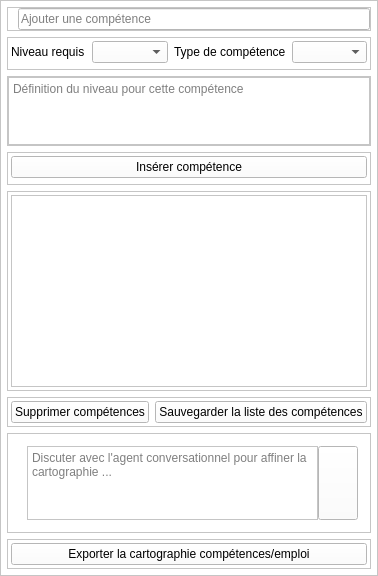
               <widget class="QFrame" name="frame_4">
                <property name="styleSheet">
                 <string notr="true">background-color: white;</string>
                </property>
                <property name="frameShape">
                 <enum>QFrame::Shape::StyledPanel</enum>
                </property>
                <property name="frameShadow">
                 <enum>QFrame::Shadow::Raised</enum>
                </property>
                <layout class="QVBoxLayout" name="verticalLayout_5">
                 <property name="spacing">
                  <number>6</number>
                 </property>
                 <property name="leftMargin">
                  <number>6</number>
                 </property>
                 <property name="topMargin">
                  <number>6</number>
                 </property>
                 <property name="rightMargin">
                  <number>6</number>
                 </property>
                 <property name="bottomMargin">
                  <number>6</number>
                 </property>
                 <item>
                  <widget class="QFrame" name="frame_8">
                   <property name="frameShape">
                    <enum>QFrame::Shape::StyledPanel</enum>
                   </property>
                   <property name="frameShadow">
                    <enum>QFrame::Shadow::Raised</enum>
                   </property>
                   <layout class="QHBoxLayout" name="horizontalLayout_12">
                    <property name="spacing">
                     <number>3</number>
                    </property>
                    <property name="leftMargin">
                     <number>0</number>
                    </property>
                    <property name="topMargin">
                     <number>0</number>
                    </property>
                    <property name="rightMargin">
                     <number>0</number>
                    </property>
                    <property name="bottomMargin">
                     <number>0</number>
                    </property>
                    <item>
                     <widget class="QLabel" name="label_8">
                      <property name="maximumSize">
                       <size>
                        <width>30</width>
                        <height>30</height>
                       </size>
                      </property>
                      <property name="text">
                       <string/>
                      </property>
                      <property name="pixmap">
                       <pixmap resource="../resources/icon/resources.qrc">:/icon/search.ico</pixmap>
                      </property>
                      <property name="scaledContents">
                       <bool>true</bool>
                      </property>
                     </widget>
                    </item>
                    <item>
                     <widget class="QLineEdit" name="input_competence">
                      <property name="placeholderText">
                       <string>Ajouter une compétence</string>
                      </property>
                     </widget>
                    </item>
                   </layout>
                  </widget>
                 </item>
                 <item>
                  <widget class="QFrame" name="frame_10">
                   <property name="frameShape">
                    <enum>QFrame::Shape::StyledPanel</enum>
                   </property>
                   <property name="frameShadow">
                    <enum>QFrame::Shadow::Raised</enum>
                   </property>
                   <layout class="QHBoxLayout" name="horizontalLayout_11">
                    <property name="leftMargin">
                     <number>3</number>
                    </property>
                    <property name="topMargin">
                     <number>3</number>
                    </property>
                    <property name="rightMargin">
                     <number>3</number>
                    </property>
                    <property name="bottomMargin">
                     <number>6</number>
                    </property>
                    <item>
                     <widget class="QLabel" name="label_9">
                      <property name="text">
                       <string>Niveau requis</string>
                      </property>
                     </widget>
                    </item>
                    <item>
                     <widget class="QComboBox" name="combo_niveau_requis"/>
                    </item>
                    <item>
                     <widget class="QLabel" name="label_10">
                      <property name="text">
                       <string>Type de compétence</string>
                      </property>
                     </widget>
                    </item>
                    <item>
                     <widget class="QComboBox" name="combo_type_competence"/>
                    </item>
                   </layout>
                  </widget>
                 </item>
                 <item>
                  <widget class="QFrame" name="frame_6">
                   <property name="maximumSize">
                    <size>
                     <width>16777215</width>
                     <height>70</height>
                    </size>
                   </property>
                   <property name="frameShape">
                    <enum>QFrame::Shape::StyledPanel</enum>
                   </property>
                   <property name="frameShadow">
                    <enum>QFrame::Shadow::Raised</enum>
                   </property>
                   <layout class="QVBoxLayout" name="verticalLayout_31">
                    <property name="spacing">
                     <number>6</number>
                    </property>
                    <property name="leftMargin">
                     <number>0</number>
                    </property>
                    <property name="topMargin">
                     <number>0</number>
                    </property>
                    <property name="rightMargin">
                     <number>0</number>
                    </property>
                    <property name="bottomMargin">
                     <number>0</number>
                    </property>
                    <item>
                     <widget class="QTextEdit" name="input_definition_niveau_competence">
                      <property name="maximumSize">
                       <size>
                        <width>16777215</width>
                        <height>16777215</height>
                       </size>
                      </property>
                      <property name="placeholderText">
                       <string>Définition du niveau pour cette compétence</string>
                      </property>
                     </widget>
                    </item>
                   </layout>
                  </widget>
                 </item>
                 <item>
                  <widget class="QFrame" name="frame_9">
                   <property name="frameShape">
                    <enum>QFrame::Shape::StyledPanel</enum>
                   </property>
                   <property name="frameShadow">
                    <enum>QFrame::Shadow::Raised</enum>
                   </property>
                   <layout class="QVBoxLayout" name="verticalLayout_7">
                    <property name="spacing">
                     <number>2</number>
                    </property>
                    <property name="leftMargin">
                     <number>3</number>
                    </property>
                    <property name="topMargin">
                     <number>3</number>
                    </property>
                    <property name="rightMargin">
                     <number>3</number>
                    </property>
                    <property name="bottomMargin">
                     <number>6</number>
                    </property>
                    <item>
                     <widget class="QPushButton" name="btn_ajouter_competence">
                      <property name="sizePolicy">
                       <sizepolicy hsizetype="Minimum" vsizetype="Fixed">
                        <horstretch>0</horstretch>
                        <verstretch>0</verstretch>
                       </sizepolicy>
                      </property>
                      <property name="maximumSize">
                       <size>
                        <width>16777215</width>
                        <height>16777215</height>
                       </size>
                      </property>
                      <property name="text">
                       <string>Insérer compétence</string>
                      </property>
                      <property name="icon">
                       <iconset resource="../resources/icon/resources.qrc">
                        <normaloff>:/icon/add.ico</normaloff>:/icon/add.ico</iconset>
                      </property>
                     </widget>
                    </item>
                   </layout>
                  </widget>
                 </item>
                 <item>
                  <widget class="QFrame" name="frame_53">
                   <property name="frameShape">
                    <enum>QFrame::Shape::StyledPanel</enum>
                   </property>
                   <property name="frameShadow">
                    <enum>QFrame::Shadow::Raised</enum>
                   </property>
                   <layout class="QVBoxLayout" name="verticalLayout_30">
                    <property name="spacing">
                     <number>6</number>
                    </property>
                    <property name="leftMargin">
                     <number>3</number>
                    </property>
                    <property name="topMargin">
                     <number>3</number>
                    </property>
                    <property name="rightMargin">
                     <number>3</number>
                    </property>
                    <property name="bottomMargin">
                     <number>3</number>
                    </property>
                    <item>
                     <widget class="QTableWidget" name="table_competences"/>
                    </item>
                   </layout>
                  </widget>
                 </item>
                 <item>
                  <widget class="QFrame" name="frame_7">
                   <property name="frameShape">
                    <enum>QFrame::Shape::StyledPanel</enum>
                   </property>
                   <property name="frameShadow">
                    <enum>QFrame::Shadow::Raised</enum>
                   </property>
                   <layout class="QHBoxLayout" name="horizontalLayout_4">
                    <property name="spacing">
                     <number>6</number>
                    </property>
                    <property name="leftMargin">
                     <number>3</number>
                    </property>
                    <property name="topMargin">
                     <number>3</number>
                    </property>
                    <property name="rightMargin">
                     <number>3</number>
                    </property>
                    <property name="bottomMargin">
                     <number>3</number>
                    </property>
                    <item>
                     <widget class="QPushButton" name="btn_supprimer_competence">
                      <property name="text">
                       <string>Supprimer compétences</string>
                      </property>
                      <property name="icon">
                       <iconset resource="../resources/icon/resources.qrc">
                        <normaloff>:/icon/delete.ico</normaloff>:/icon/delete.ico</iconset>
                      </property>
                     </widget>
                    </item>
                    <item>
                     <widget class="QPushButton" name="btn_sauvegarder_liste_competence">
                      <property name="text">
                       <string>Sauvegarder la liste des compétences</string>
                      </property>
                      <property name="icon">
                       <iconset resource="../resources/icon/resources.qrc">
                        <normaloff>:/icon/save.ico</normaloff>:/icon/save.ico</iconset>
                      </property>
                     </widget>
                    </item>
                   </layout>
                  </widget>
                 </item>
                 <item>
                  <widget class="QFrame" name="frame_5">
                   <property name="maximumSize">
                    <size>
                     <width>16777215</width>
                     <height>100</height>
                    </size>
                   </property>
                   <property name="frameShape">
                    <enum>QFrame::Shape::StyledPanel</enum>
                   </property>
                   <property name="frameShadow">
                    <enum>QFrame::Shadow::Raised</enum>
                   </property>
                   <layout class="QHBoxLayout" name="horizontalLayout_6">
                    <property name="spacing">
                     <number>0</number>
                    </property>
                    <property name="leftMargin">
                     <number>12</number>
                    </property>
                    <property name="topMargin">
                     <number>12</number>
                    </property>
                    <property name="rightMargin">
                     <number>12</number>
                    </property>
                    <property name="bottomMargin">
                     <number>12</number>
                    </property>
                    <item>
                     <widget class="QLabel" name="label_7">
                      <property name="maximumSize">
                       <size>
                        <width>30</width>
                        <height>30</height>
                       </size>
                      </property>
                      <property name="text">
                       <string/>
                      </property>
                      <property name="pixmap">
                       <pixmap resource="../resources/icon/resources.qrc">:/icon/generative.ico</pixmap>
                      </property>
                      <property name="scaledContents">
                       <bool>true</bool>
                      </property>
                     </widget>
                    </item>
                    <item>
                     <widget class="QTextEdit" name="input_zone_tchat_generateur_competence">
                      <property name="maximumSize">
                       <size>
                        <width>16777215</width>
                        <height>16777215</height>
                       </size>
                      </property>
                      <property name="placeholderText">
                       <string>Discuter avec l'agent conversationnel pour affiner la cartographie ...</string>
                      </property>
                     </widget>
                    </item>
                    <item>
                     <widget class="QPushButton" name="btn_envoyer_ia_generateur_competence">
                      <property name="sizePolicy">
                       <sizepolicy hsizetype="Minimum" vsizetype="Expanding">
                        <horstretch>0</horstretch>
                        <verstretch>0</verstretch>
                       </sizepolicy>
                      </property>
                      <property name="text">
                       <string/>
                      </property>
                      <property name="icon">
                       <iconset resource="../resources/icon/resources.qrc">
                        <normaloff>:/icon/send.ico</normaloff>:/icon/send.ico</iconset>
                      </property>
                     </widget>
                    </item>
                   </layout>
                  </widget>
                 </item>
                 <item>
                  <widget class="QFrame" name="frame_52">
                   <property name="frameShape">
                    <enum>QFrame::Shape::StyledPanel</enum>
                   </property>
                   <property name="frameShadow">
                    <enum>QFrame::Shadow::Raised</enum>
                   </property>
                   <layout class="QVBoxLayout" name="verticalLayout_29">
                    <property name="spacing">
                     <number>6</number>
                    </property>
                    <property name="leftMargin">
                     <number>3</number>
                    </property>
                    <property name="topMargin">
                     <number>3</number>
                    </property>
                    <property name="rightMargin">
                     <number>3</number>
                    </property>
                    <property name="bottomMargin">
                     <number>3</number>
                    </property>
                    <item>
                     <widget class="QPushButton" name="btn_exporter_carto_competence_emploi">
                      <property name="text">
                       <string>Exporter la cartographie compétences/emploi</string>
                      </property>
                      <property name="icon">
                       <iconset resource="../resources/icon/resources.qrc">
                        <normaloff>:/icon/import-svgrepo-com 14.22.36.svg</normaloff>:/icon/import-svgrepo-com 14.22.36.svg</iconset>
                      </property>
                     </widget>
                    </item>
                   </layout>
                  </widget>
                 </item>
                </layout>
               </widget>
